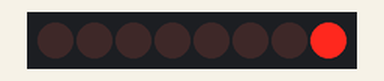
This sketch was run on a simulated Arduino Uno, built with avr-gcc and run on an emulated ATmega328P. Shown: 8 shift-register outputs drawn as a row of LEDs (first output left, lit = HIGH). Wiring (inferred from the names in the program): shift register (74HC595): data pin 10; shift clock pin 13; latch pin 12. Wiring (inferred from the signals the program sends): row of LEDs: on Q0, Q1, Q2, Q3, Q4, Q5, Q6, Q7. What the sketch prints to the serial monitor is not drawn.

Above: at 1.1 s.
At 5.6 s:
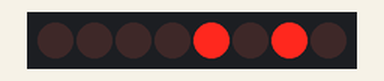
At 10.6 s:
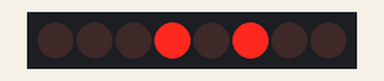
At 20.1 s:
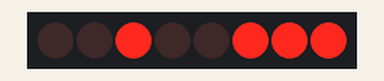
At 29.6 s:
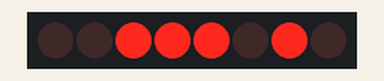
At 39.1 s:
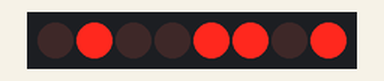
Timing chart, 0 to 40.0 s (numbered marks = the images above):
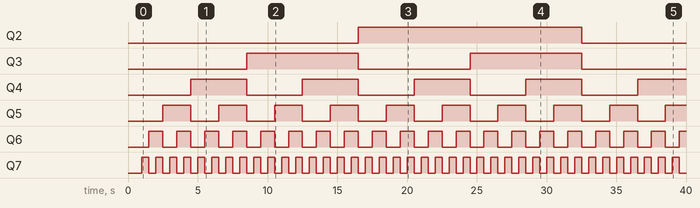

The sketch:

Vizualizador_Bin_rio_Com_Shift_Register_8_bits.ino
```cpp
  /// Configurações de Montagem
  #define PIN_DATA 10     // Output de Dados
  #define PIN_LATCH 12    // Output do latch
  #define PIN_CLOCK 13    // Output do Clock

  #define QTD_BITS 8      // Quantidade de bits controlados
  #define VAL_MAX pow( 2 , QTD_BITS ) -1    // Valor MÁXIMO representável

  /// Configurações de Sistema
  #define FREQ_TRANSM 9600    // Frequência de Transmissão entre a porta SERIAL
  #define NUMS_POR_LN 7       // Números por linha na saída Serial
  #define DELAY_CICLO 500

  void setup() {
    Serial.begin( FREQ_TRANSM );
    Serial.println("\t=== Exibidor de Números Binários ===");
    pinMode( PIN_DATA , OUTPUT );
    pinMode( PIN_LATCH , OUTPUT );
    pinMode( PIN_CLOCK , OUTPUT );
  }

  void loop() {
    static int num = 0;
    static int copy_num;        // Cópia do número num
    static int qtd_algs;        // Quantidade de algorismos do número num

    shiftOut( PIN_DATA , PIN_CLOCK , LSBFIRST, num );
    delay( DELAY_CICLO );
    digitalWrite( PIN_LATCH , LOW );
    digitalWrite( PIN_LATCH , HIGH );
    digitalWrite( PIN_LATCH , LOW );

    if( num == VAL_MAX + 1 )
      num = 0;

    /// Saída Serial

    // Espaçamento
    copy_num = num;
    qtd_algs = 0;
    do{
      copy_num /= 10;
      qtd_algs++;
    }while( copy_num );

    for( int i = 4 - qtd_algs ; i > 0 ; i-- )
      Serial.print(" ");

    // Número
    Serial.print(num);

    // Divisão
    Serial.print(" | ");


    /// Incrementa NUM
    num++;

    // Quebra de Linha
    if( !( num % NUMS_POR_LN ) )
      Serial.print("\n");
  }
```

Measured:
- by itself, Q2: LOW → HIGH at 16.5 s, → LOW 16.0 s later
- by itself, Q3: alternates HIGH for 8.0 s and LOW for 8.0 s
- by itself, Q4: alternates HIGH for 4.0 s and LOW for 4.0 s
- by itself, Q5: alternates HIGH for 2.0 s and LOW for 2.0 s
- by itself, Q6: alternates HIGH for 1.0 s and LOW for 1.0 s
- by itself, Q7: alternates HIGH for 0.50 s and LOW for 0.50 s
